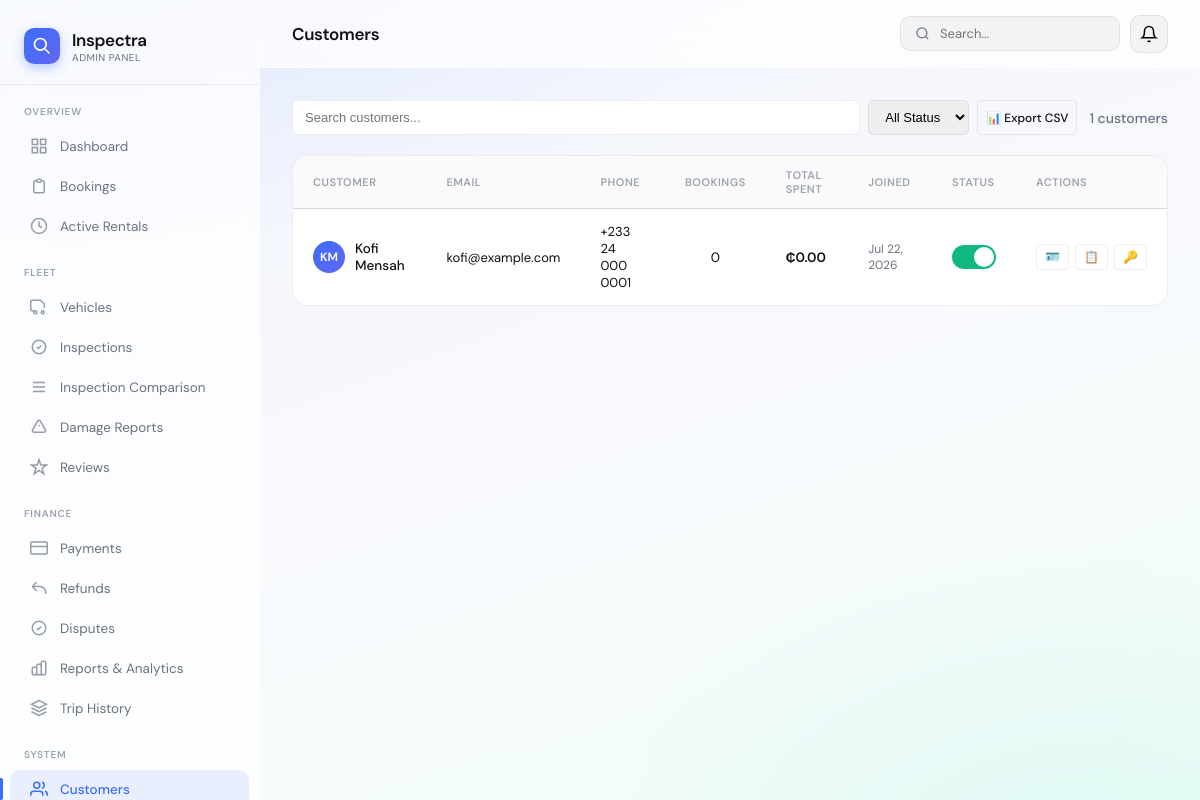
The page /admin/customers.php (signed in) on the database its author committed.
### tables this page shows
CREATE TABLE IF NOT EXISTS users (
    id INT UNSIGNED AUTO_INCREMENT PRIMARY KEY,
    uuid VARCHAR(36) UNIQUE NOT NULL,
    first_name VARCHAR(100) NOT NULL,
    last_name VARCHAR(100) NOT NULL,
    email VARCHAR(255) UNIQUE NOT NULL,
    phone VARCHAR(30),
    date_of_birth DATE NULL,
    address VARCHAR(255) NULL,
    city VARCHAR(100) NULL,
    id_document_type VARCHAR(50) NULL,
    id_document_number VARCHAR(80) NULL,
    emergency_contact_name VARCHAR(150) NULL,
    emergency_contact_phone VARCHAR(30) NULL,
    password_hash VARCHAR(255),
    role ENUM('admin','customer') NOT NULL DEFAULT 'customer',
    avatar VARCHAR(500),
    avatar_path VARCHAR(500) NULL,
    oauth_provider ENUM('google','apple') NULL,
    oauth_id VARCHAR(255) NULL,
    is_verified TINYINT(1) DEFAULT 0,
    is_active TINYINT(1) DEFAULT 1,
    email_verified_at TIMESTAMP NULL,
    last_login_at TIMESTAMP NULL,
    created_at TIMESTAMP DEFAULT CURRENT_TIMESTAMP,
    updated_at TIMESTAMP DEFAULT CURRENT_TIMESTAMP ON UPDATE CURRENT_TIMESTAMP,
    INDEX idx_email (email),
    INDEX idx_role (role),
    INDEX idx_uuid (uuid)
);

### includes/helpers.php (called while the page is built, shortened)
<?php
function e(string $str): string {
    return htmlspecialchars($str, ENT_QUOTES, 'UTF-8');
}
function format_date(string $date, string $format = 'M d, Y'): string { return date($format, strtotime($date)); }
function sanitize(string $str): string { return trim(strip_tags($str)); }
    ?>

### includes/db.php (called while the page is built, shortened)
<?php
class DB {
    private static ?PDO $instance = null;
    public static function getInstance(): PDO {
        if (self::$instance === null) {
            try {
                $dsn = "mysql:host=" . DB_HOST . ";port=" . DB_PORT . ";dbname=" . DB_NAME . ";charset=utf8mb4";
                self::$instance = new PDO($dsn, DB_USER, DB_PASS, [
                    PDO::ATTR_ERRMODE            => PDO::ERRMODE_EXCEPTION,
                    PDO::ATTR_DEFAULT_FETCH_MODE => PDO::FETCH_ASSOC,
                    PDO::ATTR_EMULATE_PREPARES   => false,
                ]);
            } catch (PDOException $e) {
                http_response_code(500);
                die(json_encode(['error' => 'Database connection failed']));
            }
        }
        return self::$instance;
    }
    public static function query(string $sql, array $params = []): PDOStatement {
        $stmt = self::getInstance()->prepare($sql);
        $stmt->execute($params);
        return $stmt;
    }
    public static function fetchAll(string $sql, array $params = []): array {
        return self::query($sql, $params)->fetchAll();
    }
}

### admin/customers.php (the view, shortened to what this page needs)
<?php
$q = "SELECT u.*, (SELECT COUNT(*) FROM bookings WHERE customer_id=u.id) as total_bookings, (SELECT COALESCE(SUM(p.amount),0) FROM payments p JOIN bookings b ON p.booking_id=b.id WHERE b.customer_id=u.id AND p.status='completed') as total_spent FROM users u WHERE u.role='customer'";
$params = [];
if ($search = sanitize($_GET['search'] ?? '')) { $q .= " AND CONCAT(first_name, ' ',last_name, ' ',email) LIKE ?"; $params[] = "%$search%"; }
$q .= " ORDER BY u.created_at DESC";
$customers = DB::fetchAll($q, $params);
require_once __DIR__ . '/../includes/admin-header.php';
?>
<div class="page-actions" style="display:flex;gap:12px;align-items:center;margin-bottom:20px;flex-wrap:wrap">
  <div style="display:flex;gap:8px;flex:1;min-width:300px">
    <input style="padding:8px 12px;border:1px solid var(--border);border-radius:6px;font-size:13px;flex:1" placeholder="Search customers..." value="<?= e($search) ?>" id="searchInput" oninput="debounceSearch(this.value)">
    <select style="padding:8px 12px;border:1px solid var(--border);border-radius:6px;font-size:13px" id="statusFilter" onchange="applyFilters()">
      <option value="">All Status</option>
    </select>
    <button class="btn btn-ghost" onclick="exportCustomers()" style="white-space:nowrap">📊 Export CSV</button>
  </div>
  <div style="font-size:14px;font-weight:500;color:var(--text-secondary)">
    <?= count($customers) ?> customers
  </div>
</div>
<div class="card">
  <div class="table-wrap">
    <table>
      <thead><tr><th>Customer</th><th>Email</th><th>Phone</th><th>Bookings</th><th>Total Spent</th><th>Joined</th><th>Status</th><th>Actions</th></tr></thead>
      <tbody>
        <?php if (empty($customers)): ?>
        <tr><td colspan="8" style="text-align:center;padding:50px;color:var(--text-secondary)">No customers yet</td></tr>
        <?php else: foreach ($customers as $c): ?>
        <tr>
          <td>
            <div style="display:flex;align-items:center;gap:10px">
              <div class="avatar" style="width:32px;height:32px;font-size:12px"><?= strtoupper(substr($c['first_name'],0,1).substr($c['last_name'],0,1)) ?></div>
              <span style="font-weight:500"><?= e($c['first_name'].' '.$c['last_name']) ?></span>
            </div>
          </td>
          <td style="font-size:13px"><?= e($c['email']) ?></td>
          <td style="font-size:13px"><?= e($c['phone'] ?? '—') ?></td>
          <td style="text-align:center"><?= $c['total_bookings'] ?></td>
          <td style="font-weight:600">₵<?= number_format($c['total_spent'],2) ?></td>
          <td style="font-size:12px;color:var(--text-secondary)"><?= format_date($c['created_at']) ?></td>
          <td>
            <label class="toggle-switch">
              <span class="slider"></span>
            </label>
          </td>
          <td>
            <div style="display:flex;gap:6px">
              <a href="<?= APP_URL ?>/admin/customer-detail.php?id=<?= $c['id'] ?>" class="btn-ghost" style="text-decoration:none" title="View full details">🪪</a>
              <button class="btn-ghost" onclick="viewBookings(<?= $c['id'] ?>)" title="Bookings">📋</button>
              <button class="btn-ghost" onclick="resetPassword(<?= $c['id'] ?>)" title="Reset Password">🔑</button>
            </div>
          </td>
        </tr>
        <?php endforeach; endif; ?>
      </tbody>
    </table>
  </div>
</div>
<?php require_once __DIR__ . '/../includes/admin-footer.php'; ?>

### admin/customers.php (style rules this page uses)
.toggle-switch { position:relative; display:inline-block; width:44px; height:24px; }
.slider { position:absolute; cursor:pointer; top:0; left:0; right:0; bottom:0; background:#cbd5e1; transition:.3s; border-radius:24px; }
.slider:before { position:absolute; content:""; height:20px; width:20px; left:2px; bottom:2px; background:white; transition:.3s; border-radius:50%; }
input:checked + .slider { background:var(--success); }
input:checked + .slider:before { transform:translateX(20px); }
.btn-ghost { background:none; border:1px solid var(--border); color:var(--text); padding:4px 8px; border-radius:4px; font-size:12px; cursor:pointer; }

### rows shown on the page
users: first_name+last_name "KM", first_name+last_name "Kofi Mensah", email "kofi@example.com", phone "+233 24 000 0001", total_bookings "0", total_spent "0.00", created_at "Jul 22, 2026"

### other values the page prints
$pageTitle "Customers"
count($customers) "1"
